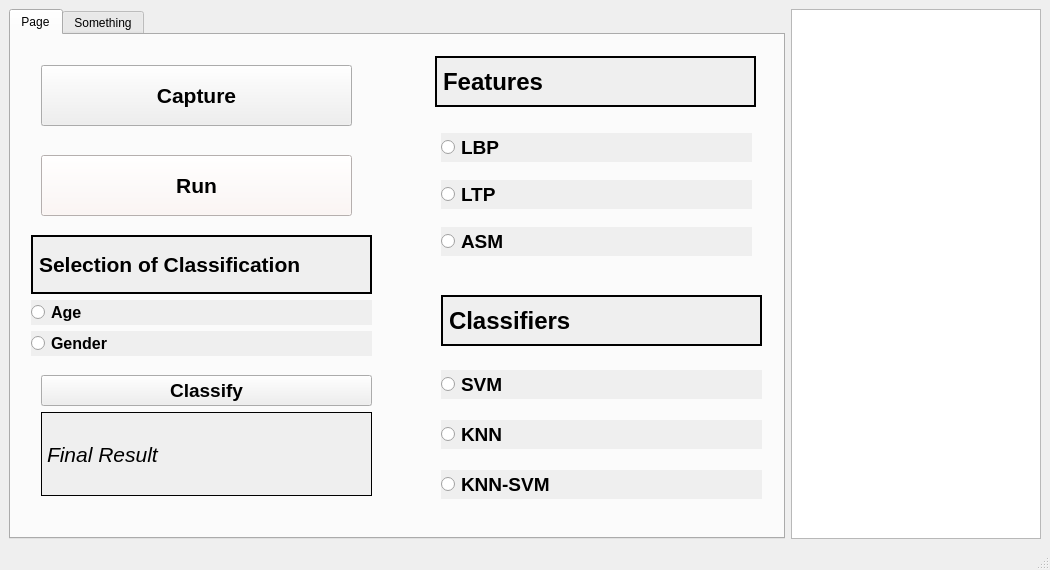
<?xml version="1.0" encoding="UTF-8"?>
<ui version="4.0">
 <class>MainWindow</class>
 <widget class="QMainWindow" name="MainWindow">
  <property name="geometry">
   <rect>
    <x>0</x>
    <y>0</y>
    <width>1050</width>
    <height>570</height>
   </rect>
  </property>
  <property name="windowTitle">
   <string>MainWindow</string>
  </property>
  <widget class="QWidget" name="centralwidget">
   <layout class="QHBoxLayout" name="horizontalLayout_2">
    <item>
     <layout class="QHBoxLayout" name="horizontalLayout_3">
      <item>
       <widget class="QTabWidget" name="tabWidget">
        <property name="autoFillBackground">
         <bool>false</bool>
        </property>
        <property name="currentIndex">
         <number>0</number>
        </property>
        <property name="movable">
         <bool>true</bool>
        </property>
        <widget class="QWidget" name="tab">
         <attribute name="title">
          <string>Page</string>
         </attribute>
         <widget class="QWidget" name="layoutWidget">
          <property name="geometry">
           <rect>
            <x>370</x>
            <y>180</y>
            <width>41</width>
            <height>21</height>
           </rect>
          </property>
          <layout class="QVBoxLayout" name="Image_layout">
           <item>
            <widget class="QLabel" name="Image_label">
             <property name="frameShadow">
              <enum>QFrame::Plain</enum>
             </property>
             <property name="text">
              <string/>
             </property>
            </widget>
           </item>
          </layout>
         </widget>
         <widget class="QWidget" name="layoutWidget">
          <property name="geometry">
           <rect>
            <x>30</x>
            <y>340</y>
            <width>331</width>
            <height>121</height>
           </rect>
          </property>
          <layout class="QVBoxLayout" name="verticalLayout_2">
           <item>
            <widget class="QPushButton" name="Classify_btn">
             <property name="font">
              <font>
               <pointsize>14</pointsize>
               <weight>75</weight>
               <bold>true</bold>
              </font>
             </property>
             <property name="autoFillBackground">
              <bool>true</bool>
             </property>
             <property name="text">
              <string>Classify</string>
             </property>
            </widget>
           </item>
           <item>
            <widget class="QLabel" name="Classify_result">
             <property name="font">
              <font>
               <pointsize>16</pointsize>
               <italic>true</italic>
              </font>
             </property>
             <property name="layoutDirection">
              <enum>Qt::LeftToRight</enum>
             </property>
             <property name="autoFillBackground">
              <bool>true</bool>
             </property>
             <property name="frameShape">
              <enum>QFrame::Panel</enum>
             </property>
             <property name="text">
              <string>Final Result</string>
             </property>
            </widget>
           </item>
          </layout>
         </widget>
         <widget class="QWidget" name="layoutWidget">
          <property name="geometry">
           <rect>
            <x>430</x>
            <y>80</y>
            <width>311</width>
            <height>161</height>
           </rect>
          </property>
          <layout class="QVBoxLayout" name="Features_layout">
           <property name="spacing">
            <number>0</number>
           </property>
           <item>
            <widget class="QRadioButton" name="LBP_btn">
             <property name="font">
              <font>
               <pointsize>14</pointsize>
               <weight>75</weight>
               <bold>true</bold>
              </font>
             </property>
             <property name="focusPolicy">
              <enum>Qt::StrongFocus</enum>
             </property>
             <property name="autoFillBackground">
              <bool>true</bool>
             </property>
             <property name="text">
              <string>LBP</string>
             </property>
            </widget>
           </item>
           <item>
            <widget class="QRadioButton" name="LTP_btn">
             <property name="font">
              <font>
               <pointsize>14</pointsize>
               <weight>75</weight>
               <bold>true</bold>
              </font>
             </property>
             <property name="autoFillBackground">
              <bool>true</bool>
             </property>
             <property name="text">
              <string>LTP</string>
             </property>
            </widget>
           </item>
           <item>
            <widget class="QRadioButton" name="ASM_btn">
             <property name="font">
              <font>
               <pointsize>14</pointsize>
               <weight>75</weight>
               <bold>true</bold>
              </font>
             </property>
             <property name="autoFillBackground">
              <bool>true</bool>
             </property>
             <property name="text">
              <string>ASM</string>
             </property>
            </widget>
           </item>
          </layout>
         </widget>
         <widget class="QWidget" name="layoutWidget">
          <property name="geometry">
           <rect>
            <x>430</x>
            <y>320</y>
            <width>321</width>
            <height>161</height>
           </rect>
          </property>
          <layout class="QVBoxLayout" name="Classifiers_layout">
           <item>
            <widget class="QRadioButton" name="SVM_btn">
             <property name="font">
              <font>
               <pointsize>14</pointsize>
               <weight>75</weight>
               <bold>true</bold>
              </font>
             </property>
             <property name="autoFillBackground">
              <bool>true</bool>
             </property>
             <property name="text">
              <string>SVM</string>
             </property>
            </widget>
           </item>
           <item>
            <widget class="QRadioButton" name="KNN_btn">
             <property name="font">
              <font>
               <pointsize>14</pointsize>
               <weight>75</weight>
               <bold>true</bold>
              </font>
             </property>
             <property name="autoFillBackground">
              <bool>true</bool>
             </property>
             <property name="text">
              <string>KNN</string>
             </property>
            </widget>
           </item>
           <item>
            <widget class="QRadioButton" name="KNN_SVM_btn">
             <property name="font">
              <font>
               <pointsize>14</pointsize>
               <weight>75</weight>
               <bold>true</bold>
              </font>
             </property>
             <property name="autoFillBackground">
              <bool>true</bool>
             </property>
             <property name="text">
              <string>KNN-SVM</string>
             </property>
            </widget>
           </item>
          </layout>
         </widget>
         <widget class="QWidget" name="layoutWidget_2">
          <property name="geometry">
           <rect>
            <x>20</x>
            <y>200</y>
            <width>341</width>
            <height>121</height>
           </rect>
          </property>
          <layout class="QVBoxLayout" name="verticalLayout">
           <item>
            <widget class="QLabel" name="Age_result_2">
             <property name="palette">
              <palette>
               <active>
                <colorrole role="Button">
                 <brush brushstyle="SolidPattern">
                  <color alpha="255">
                   <red>18</red>
                   <green>22</green>
                   <blue>240</blue>
                  </color>
                 </brush>
                </colorrole>
               </active>
               <inactive>
                <colorrole role="Button">
                 <brush brushstyle="SolidPattern">
                  <color alpha="255">
                   <red>18</red>
                   <green>22</green>
                   <blue>240</blue>
                  </color>
                 </brush>
                </colorrole>
               </inactive>
               <disabled>
                <colorrole role="Button">
                 <brush brushstyle="SolidPattern">
                  <color alpha="255">
                   <red>18</red>
                   <green>22</green>
                   <blue>240</blue>
                  </color>
                 </brush>
                </colorrole>
               </disabled>
              </palette>
             </property>
             <property name="font">
              <font>
               <pointsize>16</pointsize>
               <weight>75</weight>
               <bold>true</bold>
              </font>
             </property>
             <property name="autoFillBackground">
              <bool>true</bool>
             </property>
             <property name="frameShape">
              <enum>QFrame::WinPanel</enum>
             </property>
             <property name="frameShadow">
              <enum>QFrame::Plain</enum>
             </property>
             <property name="text">
              <string>Selection of Classification</string>
             </property>
             <property name="scaledContents">
              <bool>false</bool>
             </property>
            </widget>
           </item>
           <item>
            <widget class="QRadioButton" name="AGE_btn">
             <property name="font">
              <font>
               <pointsize>12</pointsize>
               <weight>75</weight>
               <bold>true</bold>
              </font>
             </property>
             <property name="autoFillBackground">
              <bool>true</bool>
             </property>
             <property name="text">
              <string>Age</string>
             </property>
            </widget>
           </item>
           <item>
            <widget class="QRadioButton" name="GENDER_btn">
             <property name="font">
              <font>
               <pointsize>12</pointsize>
               <weight>75</weight>
               <bold>true</bold>
              </font>
             </property>
             <property name="autoFillBackground">
              <bool>true</bool>
             </property>
             <property name="text">
              <string>Gender</string>
             </property>
            </widget>
           </item>
          </layout>
         </widget>
         <widget class="QPushButton" name="Run_btn">
          <property name="geometry">
           <rect>
            <x>30</x>
            <y>120</y>
            <width>311</width>
            <height>61</height>
           </rect>
          </property>
          <property name="palette">
           <palette>
            <active>
             <colorrole role="WindowText">
              <brush brushstyle="SolidPattern">
               <color alpha="255">
                <red>0</red>
                <green>0</green>
                <blue>0</blue>
               </color>
              </brush>
             </colorrole>
             <colorrole role="Button">
              <brush brushstyle="SolidPattern">
               <color alpha="255">
                <red>253</red>
                <green>245</green>
                <blue>243</blue>
               </color>
              </brush>
             </colorrole>
             <colorrole role="Light">
              <brush brushstyle="SolidPattern">
               <color alpha="255">
                <red>255</red>
                <green>255</green>
                <blue>255</blue>
               </color>
              </brush>
             </colorrole>
             <colorrole role="Midlight">
              <brush brushstyle="SolidPattern">
               <color alpha="255">
                <red>254</red>
                <green>250</green>
                <blue>249</blue>
               </color>
              </brush>
             </colorrole>
             <colorrole role="Dark">
              <brush brushstyle="SolidPattern">
               <color alpha="255">
                <red>126</red>
                <green>122</green>
                <blue>121</blue>
               </color>
              </brush>
             </colorrole>
             <colorrole role="Mid">
              <brush brushstyle="SolidPattern">
               <color alpha="255">
                <red>169</red>
                <green>163</green>
                <blue>162</blue>
               </color>
              </brush>
             </colorrole>
             <colorrole role="Text">
              <brush brushstyle="SolidPattern">
               <color alpha="255">
                <red>0</red>
                <green>0</green>
                <blue>0</blue>
               </color>
              </brush>
             </colorrole>
             <colorrole role="BrightText">
              <brush brushstyle="SolidPattern">
               <color alpha="255">
                <red>255</red>
                <green>255</green>
                <blue>255</blue>
               </color>
              </brush>
             </colorrole>
             <colorrole role="ButtonText">
              <brush brushstyle="SolidPattern">
               <color alpha="255">
                <red>0</red>
                <green>0</green>
                <blue>0</blue>
               </color>
              </brush>
             </colorrole>
             <colorrole role="Base">
              <brush brushstyle="SolidPattern">
               <color alpha="255">
                <red>255</red>
                <green>255</green>
                <blue>255</blue>
               </color>
              </brush>
             </colorrole>
             <colorrole role="Window">
              <brush brushstyle="SolidPattern">
               <color alpha="255">
                <red>253</red>
                <green>245</green>
                <blue>243</blue>
               </color>
              </brush>
             </colorrole>
             <colorrole role="Shadow">
              <brush brushstyle="SolidPattern">
               <color alpha="255">
                <red>0</red>
                <green>0</green>
                <blue>0</blue>
               </color>
              </brush>
             </colorrole>
             <colorrole role="AlternateBase">
              <brush brushstyle="SolidPattern">
               <color alpha="255">
                <red>254</red>
                <green>250</green>
                <blue>249</blue>
               </color>
              </brush>
             </colorrole>
             <colorrole role="ToolTipBase">
              <brush brushstyle="SolidPattern">
               <color alpha="255">
                <red>255</red>
                <green>255</green>
                <blue>220</blue>
               </color>
              </brush>
             </colorrole>
             <colorrole role="ToolTipText">
              <brush brushstyle="SolidPattern">
               <color alpha="255">
                <red>0</red>
                <green>0</green>
                <blue>0</blue>
               </color>
              </brush>
             </colorrole>
            </active>
            <inactive>
             <colorrole role="WindowText">
              <brush brushstyle="SolidPattern">
               <color alpha="255">
                <red>0</red>
                <green>0</green>
                <blue>0</blue>
               </color>
              </brush>
             </colorrole>
             <colorrole role="Button">
              <brush brushstyle="SolidPattern">
               <color alpha="255">
                <red>253</red>
                <green>245</green>
                <blue>243</blue>
               </color>
              </brush>
             </colorrole>
             <colorrole role="Light">
              <brush brushstyle="SolidPattern">
               <color alpha="255">
                <red>255</red>
                <green>255</green>
                <blue>255</blue>
               </color>
              </brush>
             </colorrole>
             <colorrole role="Midlight">
              <brush brushstyle="SolidPattern">
               <color alpha="255">
                <red>254</red>
                <green>250</green>
                <blue>249</blue>
               </color>
              </brush>
             </colorrole>
             <colorrole role="Dark">
              <brush brushstyle="SolidPattern">
               <color alpha="255">
                <red>126</red>
                <green>122</green>
                <blue>121</blue>
               </color>
              </brush>
             </colorrole>
             <colorrole role="Mid">
              <brush brushstyle="SolidPattern">
               <color alpha="255">
                <red>169</red>
                <green>163</green>
                <blue>162</blue>
               </color>
              </brush>
             </colorrole>
             <colorrole role="Text">
              <brush brushstyle="SolidPattern">
               <color alpha="255">
                <red>0</red>
                <green>0</green>
                <blue>0</blue>
               </color>
              </brush>
             </colorrole>
             <colorrole role="BrightText">
              <brush brushstyle="SolidPattern">
               <color alpha="255">
                <red>255</red>
                <green>255</green>
                <blue>255</blue>
               </color>
              </brush>
             </colorrole>
             <colorrole role="ButtonText">
              <brush brushstyle="SolidPattern">
               <color alpha="255">
                <red>0</red>
                <green>0</green>
                <blue>0</blue>
               </color>
              </brush>
             </colorrole>
             <colorrole role="Base">
              <brush brushstyle="SolidPattern">
               <color alpha="255">
                <red>255</red>
                <green>255</green>
                <blue>255</blue>
               </color>
              </brush>
             </colorrole>
             <colorrole role="Window">
              <brush brushstyle="SolidPattern">
               <color alpha="255">
                <red>253</red>
                <green>245</green>
                <blue>243</blue>
               </color>
              </brush>
             </colorrole>
             <colorrole role="Shadow">
              <brush brushstyle="SolidPattern">
               <color alpha="255">
                <red>0</red>
                <green>0</green>
                <blue>0</blue>
               </color>
              </brush>
             </colorrole>
             <colorrole role="AlternateBase">
              <brush brushstyle="SolidPattern">
               <color alpha="255">
                <red>254</red>
                <green>250</green>
                <blue>249</blue>
               </color>
              </brush>
             </colorrole>
             <colorrole role="ToolTipBase">
              <brush brushstyle="SolidPattern">
               <color alpha="255">
                <red>255</red>
                <green>255</green>
                <blue>220</blue>
               </color>
              </brush>
             </colorrole>
             <colorrole role="ToolTipText">
              <brush brushstyle="SolidPattern">
               <color alpha="255">
                <red>0</red>
                <green>0</green>
                <blue>0</blue>
               </color>
              </brush>
             </colorrole>
            </inactive>
            <disabled>
             <colorrole role="WindowText">
              <brush brushstyle="SolidPattern">
               <color alpha="255">
                <red>126</red>
                <green>122</green>
                <blue>121</blue>
               </color>
              </brush>
             </colorrole>
             <colorrole role="Button">
              <brush brushstyle="SolidPattern">
               <color alpha="255">
                <red>253</red>
                <green>245</green>
                <blue>243</blue>
               </color>
              </brush>
             </colorrole>
             <colorrole role="Light">
              <brush brushstyle="SolidPattern">
               <color alpha="255">
                <red>255</red>
                <green>255</green>
                <blue>255</blue>
               </color>
              </brush>
             </colorrole>
             <colorrole role="Midlight">
              <brush brushstyle="SolidPattern">
               <color alpha="255">
                <red>254</red>
                <green>250</green>
                <blue>249</blue>
               </color>
              </brush>
             </colorrole>
             <colorrole role="Dark">
              <brush brushstyle="SolidPattern">
               <color alpha="255">
                <red>126</red>
                <green>122</green>
                <blue>121</blue>
               </color>
              </brush>
             </colorrole>
             <colorrole role="Mid">
              <brush brushstyle="SolidPattern">
               <color alpha="255">
                <red>169</red>
                <green>163</green>
                <blue>162</blue>
               </color>
              </brush>
             </colorrole>
             <colorrole role="Text">
              <brush brushstyle="SolidPattern">
               <color alpha="255">
                <red>126</red>
                <green>122</green>
                <blue>121</blue>
               </color>
              </brush>
             </colorrole>
             <colorrole role="BrightText">
              <brush brushstyle="SolidPattern">
               <color alpha="255">
                <red>255</red>
                <green>255</green>
                <blue>255</blue>
               </color>
              </brush>
             </colorrole>
             <colorrole role="ButtonText">
              <brush brushstyle="SolidPattern">
               <color alpha="255">
                <red>126</red>
                <green>122</green>
                <blue>121</blue>
               </color>
              </brush>
             </colorrole>
             <colorrole role="Base">
              <brush brushstyle="SolidPattern">
               <color alpha="255">
                <red>253</red>
                <green>245</green>
                <blue>243</blue>
               </color>
              </brush>
             </colorrole>
             <colorrole role="Window">
              <brush brushstyle="SolidPattern">
               <color alpha="255">
                <red>253</red>
                <green>245</green>
                <blue>243</blue>
               </color>
              </brush>
             </colorrole>
             <colorrole role="Shadow">
              <brush brushstyle="SolidPattern">
               <color alpha="255">
                <red>0</red>
                <green>0</green>
                <blue>0</blue>
               </color>
              </brush>
             </colorrole>
             <colorrole role="AlternateBase">
              <brush brushstyle="SolidPattern">
               <color alpha="255">
                <red>253</red>
                <green>245</green>
                <blue>243</blue>
               </color>
              </brush>
             </colorrole>
             <colorrole role="ToolTipBase">
              <brush brushstyle="SolidPattern">
               <color alpha="255">
                <red>255</red>
                <green>255</green>
                <blue>220</blue>
               </color>
              </brush>
             </colorrole>
             <colorrole role="ToolTipText">
              <brush brushstyle="SolidPattern">
               <color alpha="255">
                <red>0</red>
                <green>0</green>
                <blue>0</blue>
               </color>
              </brush>
             </colorrole>
            </disabled>
           </palette>
          </property>
          <property name="font">
           <font>
            <pointsize>16</pointsize>
            <weight>75</weight>
            <bold>true</bold>
           </font>
          </property>
          <property name="text">
           <string>Run</string>
          </property>
         </widget>
         <widget class="QPushButton" name="Capture_btn">
          <property name="geometry">
           <rect>
            <x>30</x>
            <y>30</y>
            <width>311</width>
            <height>61</height>
           </rect>
          </property>
          <property name="font">
           <font>
            <pointsize>16</pointsize>
            <weight>75</weight>
            <bold>true</bold>
           </font>
          </property>
          <property name="autoFillBackground">
           <bool>true</bool>
          </property>
          <property name="text">
           <string>Capture</string>
          </property>
         </widget>
         <widget class="QLabel" name="Classifiers">
          <property name="geometry">
           <rect>
            <x>430</x>
            <y>260</y>
            <width>321</width>
            <height>51</height>
           </rect>
          </property>
          <property name="font">
           <font>
            <pointsize>18</pointsize>
            <weight>75</weight>
            <bold>true</bold>
           </font>
          </property>
          <property name="autoFillBackground">
           <bool>true</bool>
          </property>
          <property name="frameShape">
           <enum>QFrame::WinPanel</enum>
          </property>
          <property name="text">
           <string>Classifiers</string>
          </property>
          <property name="textFormat">
           <enum>Qt::AutoText</enum>
          </property>
         </widget>
         <widget class="QLabel" name="Features">
          <property name="geometry">
           <rect>
            <x>424</x>
            <y>21</y>
            <width>321</width>
            <height>51</height>
           </rect>
          </property>
          <property name="font">
           <font>
            <pointsize>18</pointsize>
            <weight>75</weight>
            <bold>true</bold>
           </font>
          </property>
          <property name="autoFillBackground">
           <bool>true</bool>
          </property>
          <property name="frameShape">
           <enum>QFrame::WinPanel</enum>
          </property>
          <property name="text">
           <string>Features</string>
          </property>
         </widget>
         <zorder>Classifiers</zorder>
         <zorder>Features</zorder>
         <zorder>layoutWidget</zorder>
         <zorder>layoutWidget</zorder>
         <zorder>layoutWidget</zorder>
         <zorder>layoutWidget</zorder>
         <zorder>layoutWidget_2</zorder>
         <zorder>Run_btn</zorder>
         <zorder>Capture_btn</zorder>
         <zorder>Image_label</zorder>
        </widget>
        <widget class="QWidget" name="tab_2">
         <attribute name="title">
          <string>Something</string>
         </attribute>
        </widget>
       </widget>
      </item>
      <item>
       <widget class="QTextBrowser" name="textBrowser">
        <property name="maximumSize">
         <size>
          <width>250</width>
          <height>3000</height>
         </size>
        </property>
       </widget>
      </item>
     </layout>
    </item>
   </layout>
  </widget>
  <widget class="QMenuBar" name="menubar">
   <property name="geometry">
    <rect>
     <x>0</x>
     <y>0</y>
     <width>1050</width>
     <height>21</height>
    </rect>
   </property>
  </widget>
  <widget class="QStatusBar" name="statusbar"/>
 </widget>
 <resources/>
 <connections/>
</ui>
